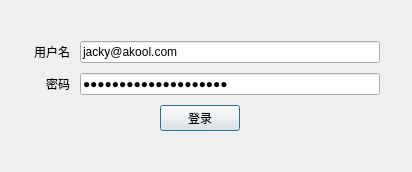
<?xml version="1.0" encoding="UTF-8"?>
<ui version="4.0">
 <class>LoginWindow</class>
 <widget class="QDialog" name="LoginWindow">
  <property name="geometry">
   <rect>
    <x>0</x>
    <y>0</y>
    <width>412</width>
    <height>172</height>
   </rect>
  </property>
  <property name="windowTitle">
   <string>登录</string>
  </property>
  <widget class="QWidget" name="">
   <property name="geometry">
    <rect>
     <x>20</x>
     <y>0</y>
     <width>360</width>
     <height>171</height>
    </rect>
   </property>
   <layout class="QVBoxLayout" name="verticalLayout">
    <property name="spacing">
     <number>10</number>
    </property>
    <item>
     <spacer name="verticalSpacer">
      <property name="orientation">
       <enum>Qt::Vertical</enum>
      </property>
      <property name="sizeHint" stdset="0">
       <size>
        <width>20</width>
        <height>40</height>
       </size>
      </property>
     </spacer>
    </item>
    <item>
     <layout class="QHBoxLayout" name="horizontalLayout">
      <item>
       <widget class="QLabel" name="label">
        <property name="minimumSize">
         <size>
          <width>50</width>
          <height>0</height>
         </size>
        </property>
        <property name="maximumSize">
         <size>
          <width>50</width>
          <height>16777215</height>
         </size>
        </property>
        <property name="text">
         <string>用户名</string>
        </property>
        <property name="alignment">
         <set>Qt::AlignRight|Qt::AlignTrailing|Qt::AlignVCenter</set>
        </property>
       </widget>
      </item>
      <item>
       <widget class="QLineEdit" name="nameLineEdit">
        <property name="text">
         <string>jacky@akool.com</string>
        </property>
       </widget>
      </item>
     </layout>
    </item>
    <item>
     <layout class="QHBoxLayout" name="horizontalLayout_2">
      <item>
       <widget class="QLabel" name="label_2">
        <property name="minimumSize">
         <size>
          <width>50</width>
          <height>0</height>
         </size>
        </property>
        <property name="maximumSize">
         <size>
          <width>50</width>
          <height>16777215</height>
         </size>
        </property>
        <property name="text">
         <string>密码</string>
        </property>
        <property name="alignment">
         <set>Qt::AlignRight|Qt::AlignTrailing|Qt::AlignVCenter</set>
        </property>
       </widget>
      </item>
      <item>
       <widget class="QLineEdit" name="passwordLineEdit">
        <property name="text">
         <string>dovpon-9wybfu-roqDej</string>
        </property>
        <property name="echoMode">
         <enum>QLineEdit::Password</enum>
        </property>
       </widget>
      </item>
     </layout>
    </item>
    <item>
     <layout class="QHBoxLayout" name="horizontalLayout_3">
      <item>
       <spacer name="horizontalSpacer">
        <property name="orientation">
         <enum>Qt::Horizontal</enum>
        </property>
        <property name="sizeHint" stdset="0">
         <size>
          <width>40</width>
          <height>20</height>
         </size>
        </property>
       </spacer>
      </item>
      <item>
       <widget class="QPushButton" name="loginPushButton">
        <property name="text">
         <string>登录</string>
        </property>
       </widget>
      </item>
      <item>
       <spacer name="horizontalSpacer_2">
        <property name="orientation">
         <enum>Qt::Horizontal</enum>
        </property>
        <property name="sizeHint" stdset="0">
         <size>
          <width>40</width>
          <height>20</height>
         </size>
        </property>
       </spacer>
      </item>
     </layout>
    </item>
    <item>
     <spacer name="verticalSpacer_2">
      <property name="orientation">
       <enum>Qt::Vertical</enum>
      </property>
      <property name="sizeHint" stdset="0">
       <size>
        <width>20</width>
        <height>40</height>
       </size>
      </property>
     </spacer>
    </item>
   </layout>
  </widget>
 </widget>
 <resources/>
 <connections/>
</ui>
